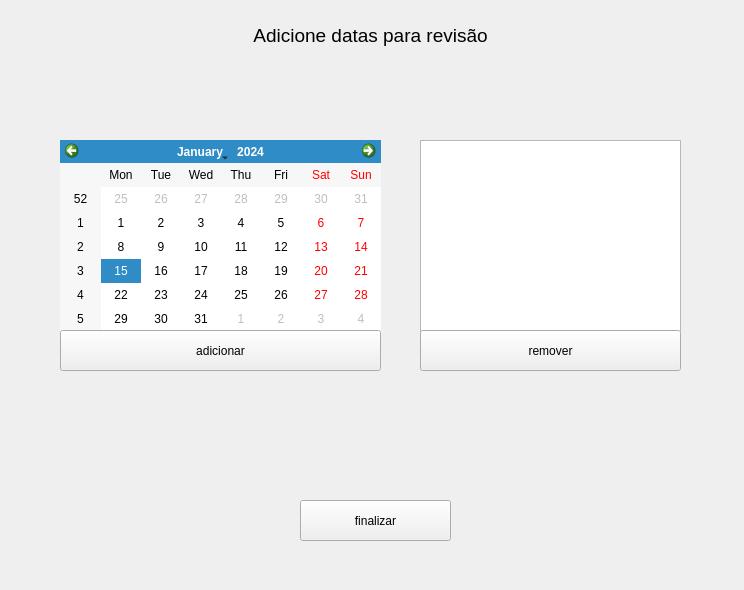
<?xml version="1.0" encoding="UTF-8"?>
<ui version="4.0">
 <class>Form</class>
 <widget class="QWidget" name="Form">
  <property name="geometry">
   <rect>
    <x>0</x>
    <y>0</y>
    <width>744</width>
    <height>590</height>
   </rect>
  </property>
  <property name="windowTitle">
   <string>Form</string>
  </property>
  <widget class="QListView" name="listView">
   <property name="geometry">
    <rect>
     <x>420</x>
     <y>140</y>
     <width>261</width>
     <height>192</height>
    </rect>
   </property>
  </widget>
  <widget class="QPushButton" name="pushButton">
   <property name="geometry">
    <rect>
     <x>300</x>
     <y>500</y>
     <width>151</width>
     <height>41</height>
    </rect>
   </property>
   <property name="text">
    <string>finalizar</string>
   </property>
  </widget>
  <widget class="QLabel" name="label">
   <property name="geometry">
    <rect>
     <x>0</x>
     <y>10</y>
     <width>741</width>
     <height>51</height>
    </rect>
   </property>
   <property name="baseSize">
    <size>
     <width>0</width>
     <height>1</height>
    </size>
   </property>
   <property name="font">
    <font>
     <pointsize>14</pointsize>
    </font>
   </property>
   <property name="text">
    <string>Adicione datas para revisão</string>
   </property>
   <property name="alignment">
    <set>Qt::AlignCenter</set>
   </property>
  </widget>
  <widget class="QCalendarWidget" name="calendarWidget">
   <property name="geometry">
    <rect>
     <x>60</x>
     <y>140</y>
     <width>321</width>
     <height>191</height>
    </rect>
   </property>
  </widget>
  <widget class="QPushButton" name="pushButton_2">
   <property name="geometry">
    <rect>
     <x>60</x>
     <y>330</y>
     <width>321</width>
     <height>41</height>
    </rect>
   </property>
   <property name="text">
    <string>adicionar</string>
   </property>
  </widget>
  <widget class="QPushButton" name="pushButton_3">
   <property name="geometry">
    <rect>
     <x>420</x>
     <y>330</y>
     <width>261</width>
     <height>41</height>
    </rect>
   </property>
   <property name="text">
    <string>remover</string>
   </property>
  </widget>
 </widget>
 <resources/>
 <connections/>
</ui>
